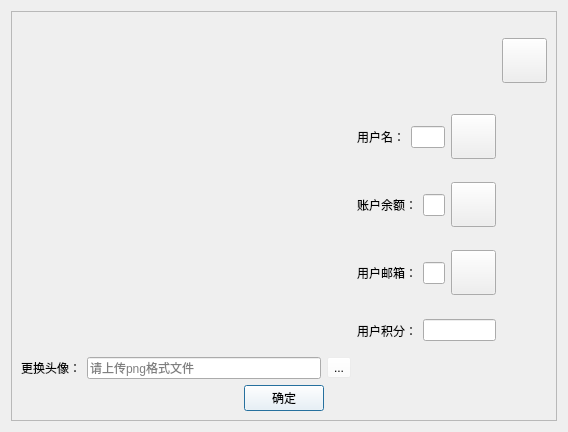
<?xml version="1.0" encoding="UTF-8"?>
<ui version="4.0">
 <class>editUserBasic_ui</class>
 <widget class="QDialog" name="editUserBasic_ui">
  <property name="geometry">
   <rect>
    <x>0</x>
    <y>0</y>
    <width>400</width>
    <height>300</height>
   </rect>
  </property>
  <property name="windowTitle">
   <string>Dialog</string>
  </property>
  <layout class="QHBoxLayout" name="horizontalLayout_6">
   <item>
    <widget class="QFrame" name="frame">
     <property name="styleSheet">
      <string notr="true">#label_picture
{
	
	border-image: url(:/new/prefix1/C:/Users/z/Desktop/icon_image/user.png);
}

#frame
{
	
	border-image: url(:/new/prefix1/C:/Users/z/Desktop/58a6bf16282d2.png);
}

#btnClose{border-image: url(:/new/prefix1/C:/Users/z/Desktop/icon_image/close-circle.png);}

#btnClose:hover{border-image: url(:/new/prefix1/C:/Users/z/Desktop/icon_image/close-circle-fill.png);}</string>
     </property>
     <property name="frameShape">
      <enum>QFrame::StyledPanel</enum>
     </property>
     <property name="frameShadow">
      <enum>QFrame::Raised</enum>
     </property>
     <layout class="QGridLayout" name="gridLayout">
      <item row="6" column="0" colspan="3">
       <layout class="QHBoxLayout" name="horizontalLayout_7">
        <item>
         <spacer name="horizontalSpacer_4">
          <property name="orientation">
           <enum>Qt::Horizontal</enum>
          </property>
          <property name="sizeHint" stdset="0">
           <size>
            <width>40</width>
            <height>20</height>
           </size>
          </property>
         </spacer>
        </item>
        <item>
         <widget class="QPushButton" name="pushButton">
          <property name="styleSheet">
           <string notr="true">background-color: rgba(255, 255, 255, 50);
font: 11pt &quot;AcadEref&quot;;</string>
          </property>
          <property name="text">
           <string>确定</string>
          </property>
         </widget>
        </item>
        <item>
         <spacer name="horizontalSpacer_5">
          <property name="orientation">
           <enum>Qt::Horizontal</enum>
          </property>
          <property name="sizeHint" stdset="0">
           <size>
            <width>40</width>
            <height>20</height>
           </size>
          </property>
         </spacer>
        </item>
       </layout>
      </item>
      <item row="3" column="1">
       <layout class="QHBoxLayout" name="horizontalLayout_3">
        <item>
         <widget class="QLabel" name="label_email">
          <property name="sizePolicy">
           <sizepolicy hsizetype="Maximum" vsizetype="Preferred">
            <horstretch>0</horstretch>
            <verstretch>0</verstretch>
           </sizepolicy>
          </property>
          <property name="text">
           <string>用户邮箱：</string>
          </property>
         </widget>
        </item>
        <item>
         <widget class="QLineEdit" name="LETEmail">
          <property name="readOnly">
           <bool>true</bool>
          </property>
          <property name="placeholderText">
           <string/>
          </property>
         </widget>
        </item>
        <item>
         <widget class="QPushButton" name="btnEmail">
          <property name="minimumSize">
           <size>
            <width>45</width>
            <height>45</height>
           </size>
          </property>
          <property name="maximumSize">
           <size>
            <width>45</width>
            <height>45</height>
           </size>
          </property>
          <property name="cursor">
           <cursorShape>PointingHandCursor</cursorShape>
          </property>
          <property name="styleSheet">
           <string notr="true">border-image: url(:/new/prefix1/C:/Users/z/Desktop/icon_image/edit.png);</string>
          </property>
          <property name="text">
           <string/>
          </property>
         </widget>
        </item>
       </layout>
      </item>
      <item row="5" column="0">
       <layout class="QHBoxLayout" name="horizontalLayout_5">
        <item>
         <widget class="QLabel" name="labelpic">
          <property name="sizePolicy">
           <sizepolicy hsizetype="Maximum" vsizetype="Preferred">
            <horstretch>0</horstretch>
            <verstretch>0</verstretch>
           </sizepolicy>
          </property>
          <property name="text">
           <string>更换头像：</string>
          </property>
         </widget>
        </item>
        <item>
         <widget class="QLineEdit" name="LETPic">
          <property name="placeholderText">
           <string>请上传png格式文件</string>
          </property>
         </widget>
        </item>
        <item>
         <widget class="QToolButton" name="toolButton">
          <property name="styleSheet">
           <string notr="true">background-color: rgba(255, 255, 255, 40);</string>
          </property>
          <property name="text">
           <string>...</string>
          </property>
         </widget>
        </item>
       </layout>
      </item>
      <item row="1" column="1">
       <layout class="QHBoxLayout" name="horizontalLayout">
        <item>
         <widget class="QLabel" name="labelName">
          <property name="sizePolicy">
           <sizepolicy hsizetype="Maximum" vsizetype="Preferred">
            <horstretch>0</horstretch>
            <verstretch>0</verstretch>
           </sizepolicy>
          </property>
          <property name="text">
           <string>用户名：</string>
          </property>
         </widget>
        </item>
        <item>
         <widget class="QLineEdit" name="lETUserName">
          <property name="readOnly">
           <bool>true</bool>
          </property>
          <property name="placeholderText">
           <string/>
          </property>
         </widget>
        </item>
        <item>
         <widget class="QPushButton" name="btnEditName">
          <property name="sizePolicy">
           <sizepolicy hsizetype="Maximum" vsizetype="Fixed">
            <horstretch>0</horstretch>
            <verstretch>0</verstretch>
           </sizepolicy>
          </property>
          <property name="minimumSize">
           <size>
            <width>45</width>
            <height>45</height>
           </size>
          </property>
          <property name="maximumSize">
           <size>
            <width>45</width>
            <height>45</height>
           </size>
          </property>
          <property name="styleSheet">
           <string notr="true">border-image: url(:/new/prefix1/C:/Users/z/Desktop/icon_image/edit.png);</string>
          </property>
          <property name="text">
           <string/>
          </property>
         </widget>
        </item>
       </layout>
      </item>
      <item row="2" column="1">
       <layout class="QHBoxLayout" name="horizontalLayout_2">
        <item>
         <widget class="QLabel" name="label_Money">
          <property name="sizePolicy">
           <sizepolicy hsizetype="Maximum" vsizetype="Preferred">
            <horstretch>0</horstretch>
            <verstretch>0</verstretch>
           </sizepolicy>
          </property>
          <property name="text">
           <string>账户余额：</string>
          </property>
         </widget>
        </item>
        <item>
         <widget class="QLineEdit" name="lETMoney">
          <property name="readOnly">
           <bool>true</bool>
          </property>
          <property name="placeholderText">
           <string/>
          </property>
         </widget>
        </item>
        <item>
         <widget class="QPushButton" name="btnCharge">
          <property name="sizePolicy">
           <sizepolicy hsizetype="Maximum" vsizetype="Fixed">
            <horstretch>0</horstretch>
            <verstretch>0</verstretch>
           </sizepolicy>
          </property>
          <property name="minimumSize">
           <size>
            <width>45</width>
            <height>45</height>
           </size>
          </property>
          <property name="maximumSize">
           <size>
            <width>45</width>
            <height>45</height>
           </size>
          </property>
          <property name="cursor">
           <cursorShape>PointingHandCursor</cursorShape>
          </property>
          <property name="styleSheet">
           <string notr="true">border-image: url(:/new/prefix1/C:/Users/z/Desktop/icon_image/money.png);</string>
          </property>
          <property name="text">
           <string/>
          </property>
         </widget>
        </item>
       </layout>
      </item>
      <item row="0" column="0" rowspan="5">
       <widget class="QLabel" name="label_picture">
        <property name="minimumSize">
         <size>
          <width>330</width>
          <height>330</height>
         </size>
        </property>
        <property name="maximumSize">
         <size>
          <width>330</width>
          <height>330</height>
         </size>
        </property>
        <property name="text">
         <string/>
        </property>
       </widget>
      </item>
      <item row="4" column="1">
       <layout class="QHBoxLayout" name="horizontalLayout_4">
        <item>
         <widget class="QLabel" name="label_language">
          <property name="text">
           <string>用户积分：</string>
          </property>
         </widget>
        </item>
        <item>
         <widget class="QLineEdit" name="LETScore">
          <property name="readOnly">
           <bool>true</bool>
          </property>
          <property name="placeholderText">
           <string/>
          </property>
         </widget>
        </item>
       </layout>
      </item>
      <item row="0" column="2">
       <widget class="QPushButton" name="btnClose">
        <property name="minimumSize">
         <size>
          <width>45</width>
          <height>45</height>
         </size>
        </property>
        <property name="maximumSize">
         <size>
          <width>45</width>
          <height>45</height>
         </size>
        </property>
        <property name="styleSheet">
         <string notr="true"/>
        </property>
        <property name="text">
         <string/>
        </property>
       </widget>
      </item>
     </layout>
    </widget>
   </item>
  </layout>
 </widget>
 <resources/>
 <connections/>
</ui>
